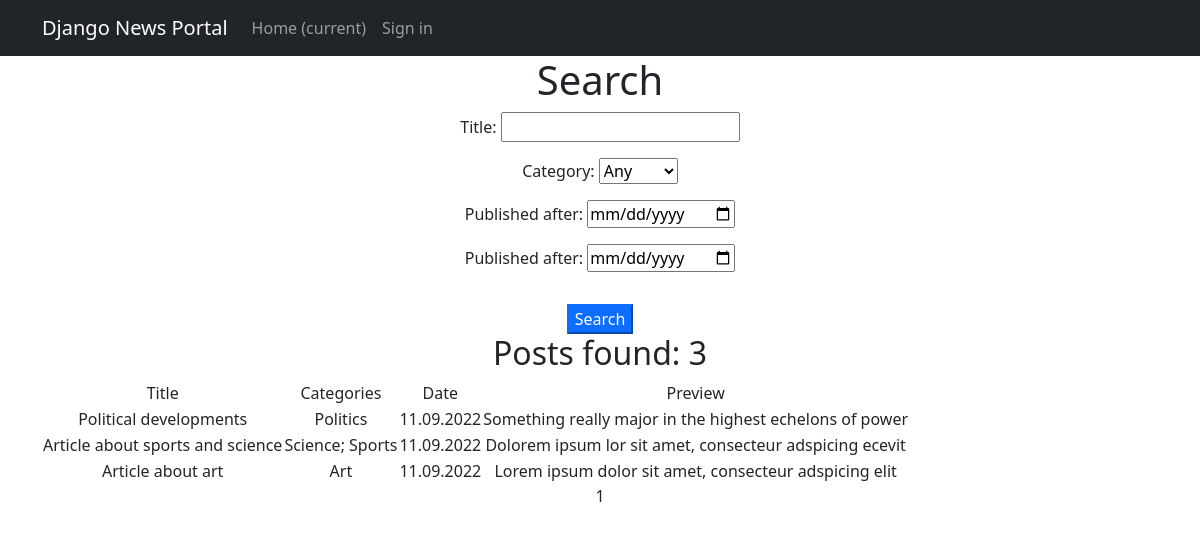
The page /news/search/ on the database as committed earlier.
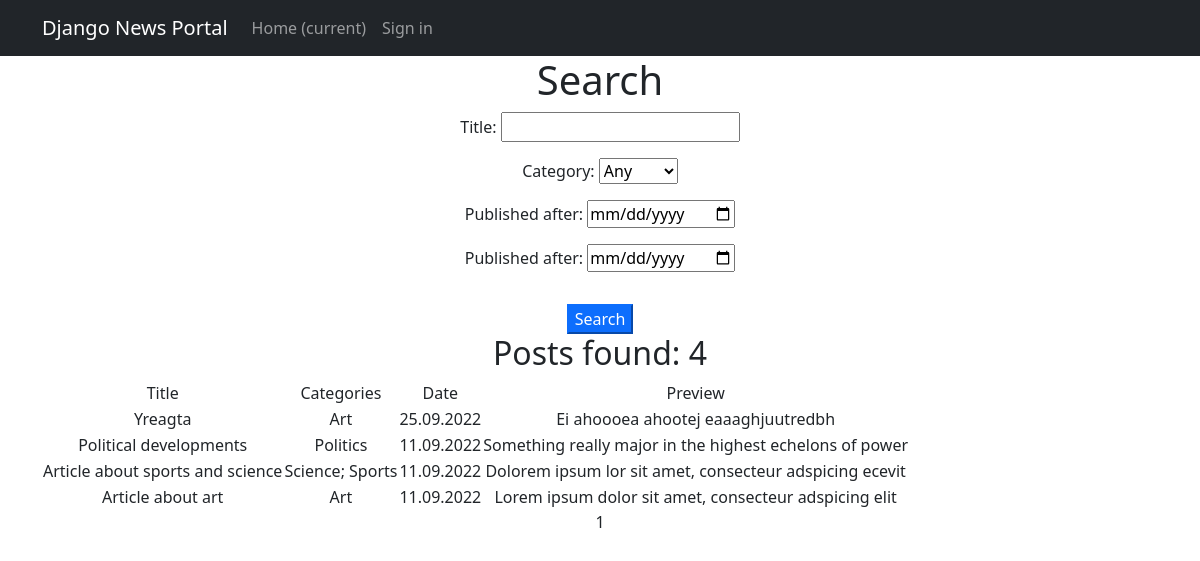
The same page on the database as committed later.
### news/models.py (models this page shows, shortened)
class Post(models.Model):
    postAuthor = models.ForeignKey(Author, on_delete=models.CASCADE)
    dateCreated = models.DateTimeField(auto_now_add=True)
    header = models.CharField(max_length=128)
    text = models.TextField()
    rating = models.IntegerField(default=0)
    regular_article = 'R'
    news_article = 'N'
    TYPES = [
        (regular_article, 'Article'),
        (news_article, 'News')
    ]
    type = models.CharField(max_length=1, choices=TYPES, default=regular_article)
    categories = models.ManyToManyField(Category, through='PostCategory')

class Category(models.Model):
    category_name = models.CharField(max_length=64, unique=True)
    subscribers = models.ManyToManyField(User, related_name='categories')
    def __str__(self):
        return str(self.category_name)

### news/views.py (the view)
# urls.py: path('search/', PostSearch.as_view(), name='search'),
class PostSearch(ListView):
    model = Post
    ordering = '-dateCreated'
    template_name = 'search.html'
    context_object_name = 'search'
    paginate_by = 10
    def get_queryset(self):
        queryset = super().get_queryset()
        self.filterset = PostFilter(self.request.GET, queryset)
        return self.filterset.qs
    def get_context_data(self, **kwargs):
        context = super().get_context_data(**kwargs)
        context['time_now'] = datetime.utcnow()
        context['filterset'] = self.filterset
        return context

### news/templatetags/custom_filters.py (called while the page is built)
@register.filter()
def censor(text):
    try:
        if not isinstance(text, str):
            raise TypeError('Censored text is not a string')
    except TypeError:
        print('Censored text is not of string type')
    else:
        wordlist = text.split()
        for i, j in enumerate(wordlist):
            if j.lower() in PROFANITIES:
                j = j[0] + '*' * (len(j) - 1)
                wordlist[i] = j
        return ' '.join(wordlist)

### templates/search.html (shortened to what this page needs)
{% extends 'default.html' %}
{% load custom_filters %}
{% load custom_tags %}
{% block content %}
<h1>Search</h1>
<form action="" method="get">
       {{filterset.form.as_p}}
       <input type="submit" class="mt-3 btn-primary" value="Search" />
</form>
<h2>Posts found: {{ search|length }}</h2>
   {% if search %}
       <table>
           <tr>
               <td>Title</td>
               <td>Categories</td>
               <td>Date</td>
               <td>Preview</td>
           </tr>
           {% for post in search %}
           <tr>
               <td>{{ post.header }}</td>
               <td>
                   {% for cat in post.categories.all %}
                      {% if forloop.revcounter0 %}
                         {{ cat.category_name }};
                      {% else %}
                         {{ cat.category_name }}
                      {% endif %}
                   {% endfor %}
               </td>
               <td>{{ post.dateCreated|date:'d.m.Y' }}</td>
               <td>{{ post.text|truncatewords:20|censor }}</td>
           </tr>
           {% endfor %}
       </table>
   {% else %}
       <h2>No news yet!</h2>
   {% endif %}
   {{ page_obj.number }}
{% endblock content %}

### templates/default.html (shortened to what this page needs)
<!DOCTYPE html>
{% load static %}
{% load cache %}
<html lang="en">
    <head>
        <link href="{% static 'css/styles.css' %}" rel="stylesheet" />
    </head>
    <body>
        {% cache 120 navbar %}
        {% block navbar %}
        <nav class="navbar navbar-expand-lg navbar-dark bg-dark static-top">
            <div class="container">
                <a class="navbar-brand" href="#">Django News Portal</a>
                <div class="collapse navbar-collapse" id="navbarResponsive">
                    <ul class="navbar-nav ml-auto">
                        <li class="nav-item active">
                            <a class="nav-link" href="/news">Home
                                <span class="sr-only">(current)</span>
                            </a>
                        </li>
                        {% if request.user.pk %}
                        <li class="nav-item active">
                            <a class="nav-link" href="{% url 'user_edit' request.user.pk %}">Profile
                            </a>
                        </li>
                        {% else %}
                        <li class="nav-item active">
                            <a class="nav-link" href="/accounts/login/">Sign in
                            </a>
                        </li>
                        {% endif %}
                    </ul>
                </div>
            </div>
        </nav>
        {% endblock navbar %}
        {% endcache %}
        <div class="container">
            <div class="row">
                <div class="col-lg-12 text-center">
                {% block content %}{% endblock content %}
                </div>
            </div>
        </div>
    </body>
</html>

Rows that differ between the two databases and show on the page:
added Post: header "Yreagta", dateCreated "25.09.2022", text|censor "Ei ahoooea ahootej eaaaghjuutredbh", Category (category_name "Art")
Other text that changed with them:
{{ search|length }}: "3" → "4"
